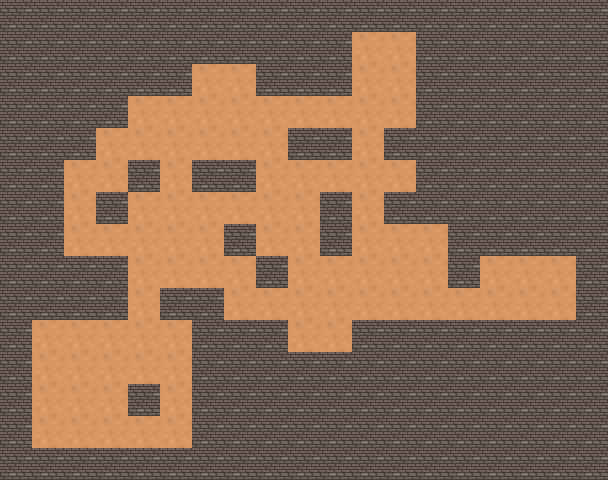

Below is a game level as drawn by its tile map, then a one-line description and the .tmx file that defines it, in full:
An orthogonal 19x15 tile map with 32x32 px tiles, 1 tile layer (Прошарок плиток 1).

<map version="1.10" tiledversion="1.10.2" orientation="orthogonal" renderorder="left-up" width="19" height="15" tilewidth="32" tileheight="32" infinite="0" nextlayerid="2" nextobjectid="1">
 <tileset firstgid="1" source="Підлога.tsx" />
 <layer id="1" name="Прошарок плиток 1" width="19" height="15">
  <data encoding="csv">
2,2,2,2,2,2,2,2,2,2,2,2,2,2,2,2,2,2,2,
2,2,2,2,2,2,2,2,2,2,2,1,1,2,2,2,2,2,2,
2,2,2,2,2,2,1,1,2,2,2,1,1,2,2,2,2,2,2,
2,2,2,2,1,1,1,1,1,1,1,1,1,2,2,2,2,2,2,
2,2,2,1,1,1,1,1,1,2,2,1,2,2,2,2,2,2,2,
2,2,1,1,2,1,2,2,1,1,1,1,1,2,2,2,2,2,2,
2,2,1,2,1,1,1,1,1,1,2,1,2,2,2,2,2,2,2,
2,2,1,1,1,1,1,2,1,1,2,1,1,1,2,2,2,2,2,
2,2,2,2,1,1,1,1,2,1,1,1,1,1,2,1,1,1,2,
2,2,2,2,1,2,2,1,1,1,1,1,1,1,1,1,1,1,2,
2,1,1,1,1,1,2,2,2,1,1,2,2,2,2,2,2,2,2,
2,1,1,1,1,1,2,2,2,2,2,2,2,2,2,2,2,2,2,
2,1,1,1,2,1,2,2,2,2,2,2,2,2,2,2,2,2,2,
2,1,1,1,1,1,2,2,2,2,2,2,2,2,2,2,2,2,2,
2,2,2,2,2,2,2,2,2,2,2,2,2,2,2,2,2,2,2
</data>
 </layer>
</map>
